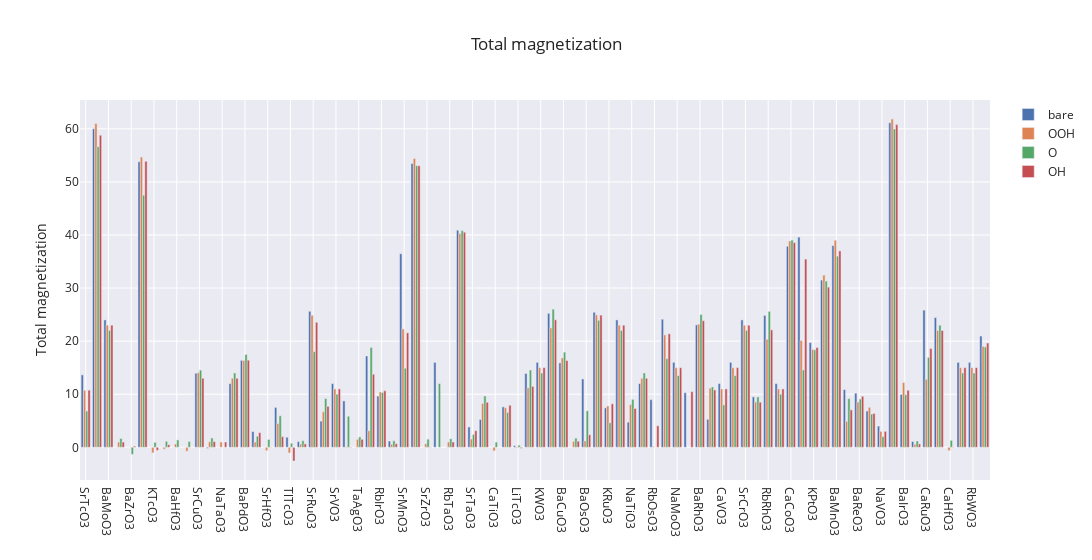

This figure's notebook cell:
### Code cell
# Total magnetization
trace1 = go.Bar(x = df['formula'], y = df['bare_mag'], name = 'bare')
trace2 = go.Bar(x = df['formula'], y = df['OOH_mag'], name = 'OOH')
trace3 = go.Bar(x = df['formula'], y = df['O_mag'], name = 'O')
trace4 = go.Bar(x = df['formula'], y = df['OH_mag'], name = 'OH')


data = [trace1, trace2,trace3, trace4]
layout = go.Layout(title = 'Total magnetization',template = 'seaborn', width = 2000, yaxis = {'title':'Total magnetization'})
fig = go.Figure(data = data, layout = layout)
#pyo.plot(fig, image = 'png', image_filename ='plot_image')
fig.show()

### Figure 1 — Plotly figure (JSON) as saved in the notebook; plotly's stock layout.template omitted (floating-point values rounded to 4 significant figures)
{"data": [{"name": "bare", "type": "bar", "x": ["SrTcO3", "BaFeO3", "BaMoO3", "KTaO3", "BaZrO3", "SrFeO3", "KTcO3", "NaTcO3", "BaHfO3", "SrTiO3", "SrCuO3", "KNbO3", "NaTaO3", "BaScO3", "BaPdO3", "BaTaO3", "SrHfO3", "NaOsO3", "TlTcO3", "KReO3", "SrRuO3", "KHfO3", "SrVO3", "KOsO3", "TaAgO3", "SrNiO3", "RbIrO3", "NaReO3", "SrMnO3", "CaFeO3", "SrZrO3", "NaWO3", "RbTaO3", "SrCoO3", "SrTaO3", "KZrO3", "CaTiO3", "NaRuO3", "LiTcO3", "SrPdO3", "KWO3", "KRhO3", "BaCuO3", "RbNbO3", "BaOsO3", "BaRuO3", "KRuO3", "SrMoO3", "NaTiO3", "SrScO3", "RbOsO3", "SrRhO3", "NaMoO3", "SrOsO3", "BaRhO3", "BaPtO3", "CaVO3", "KMoO3", "SrCrO3", "SrAgO3", "RbRhO3", "BaVO3", "CaCoO3", "CaMnO3", "KPtO3", "BaNiO3", "BaMnO3", "SrReO3", "BaReO3", "SrIrO3", "NaVO3", "NaFeO3", "BaIrO3", "RbReO3", "CaRuO3", "RbPdO3", "CaHfO3", "TlWO3", "RbWO3", "RbPtO3"], "y": [13.64, 59.99, 24, 0, 0, 53.8, 0, 0.01, 0, 0, 13.96, -0.19, 0.001, 12, 16.38, 2.961, 0, 7.513, 1.901, 1.071, 25.62, 4.932, 12, 8.741, -0.001, 17.21, 9.654, 1.179, 36.47, 53.46, 0, 16, 0, 40.89, 3.837, 5.241, 0, 7.614, 0.296, 13.91, 16, 25.24, 15.9, -0.001, 12.88, 25.43, 7.424, 24, 4.732, 12, 8.972, 24.13, 16, 10.28, 23.06, 5.274, 12, 16, 24, 9.5, 24.84, 12, 37.87, 39.6, 19.72, 31.49, 38, 10.87, 10.19, 6.834, 4, 61.14, 9.947, 1.075, 25.84, 24.44, 0, 16, 16, 20.96]}, {"name": "OOH", "type": "bar", "x": ["SrTcO3", "BaFeO3", "BaMoO3", "KTaO3", "BaZrO3", "SrFeO3", "KTcO3", "NaTcO3", "BaHfO3", "SrTiO3", "SrCuO3", "KNbO3", "NaTaO3", "BaScO3", "BaPdO3", "BaTaO3", "SrHfO3", "NaOsO3", "TlTcO3", "KReO3", "SrRuO3", "KHfO3", "SrVO3", "KOsO3", "TaAgO3", "SrNiO3", "RbIrO3", "NaReO3", "SrMnO3", "CaFeO3", "SrZrO3", "NaWO3", "RbTaO3", "SrCoO3", "SrTaO3", "KZrO3", "CaTiO3", "NaRuO3", "LiTcO3", "SrPdO3", "KWO3", "KRhO3", "BaCuO3", "RbNbO3", "BaOsO3", "BaRuO3", "KRuO3", "SrMoO3", "NaTiO3", "SrScO3", "RbOsO3", "SrRhO3", "NaMoO3", "SrOsO3", "BaRhO3", "BaPtO3", "CaVO3", "KMoO3", "SrCrO3", "SrAgO3", "RbRhO3", "BaVO3", "CaCoO3", "CaMnO3", "KPtO3", "BaNiO3", "BaMnO3", "SrReO3", "BaReO3", "SrIrO3", "NaVO3", "NaFeO3", "BaIrO3", "RbReO3", "CaRuO3", "RbPdO3", "CaHfO3", "TlWO3", "RbWO3", "RbPtO3"], "y": [10.74, 60.98, 23, 0.989, -0.002, 54.68, -1.053, -0.345, 0.629, -0.736, 14.04, 1.036, 0.997, 13, 16.34, 0.992, -0.629, 4.478, -1.063, 0.594, 24.88, 6.686, 11, 0.114, 1.503, 3.112, 10.42, 0.598, 22.3, 54.4, 0.659, "NaN", 0.993, 40.26, 1.566, 8.241, -0.684, 7.448, -0.11, 11.2, 15, 22.5, 16.83, 1.109, 1.199, 24.94, 7.791, 23, 8.033, 13, 0.131, 21.17, 14.99, "NaN", 23.19, 11.15, 11, 14.99, 23, 8.522, 20.36, 11, 38.87, 20.12, 18.44, 32.45, 39.0, 4.864, 8.523, 7.542, 3, 61.85, 12.21, 0.57, 12.81, 22, -0.627, 15, 15, 19.01]}, {"name": "O", "type": "bar", "x": ["SrTcO3", "BaFeO3", "BaMoO3", "KTaO3", "BaZrO3", "SrFeO3", "KTcO3", "NaTcO3", "BaHfO3", "SrTiO3", "SrCuO3", "KNbO3", "NaTaO3", "BaScO3", "BaPdO3", "BaTaO3", "SrHfO3", "NaOsO3", "TlTcO3", "KReO3", "SrRuO3", "KHfO3", "SrVO3", "KOsO3", "TaAgO3", "SrNiO3", "RbIrO3", "NaReO3", "SrMnO3", "CaFeO3", "SrZrO3", "NaWO3", "RbTaO3", "SrCoO3", "SrTaO3", "KZrO3", "CaTiO3", "NaRuO3", "LiTcO3", "SrPdO3", "KWO3", "KRhO3", "BaCuO3", "RbNbO3", "BaOsO3", "BaRuO3", "KRuO3", "SrMoO3", "NaTiO3", "SrScO3", "RbOsO3", "SrRhO3", "NaMoO3", "SrOsO3", "BaRhO3", "BaPtO3", "CaVO3", "KMoO3", "SrCrO3", "SrAgO3", "RbRhO3", "BaVO3", "CaCoO3", "CaMnO3", "KPtO3", "BaNiO3", "BaMnO3", "SrReO3", "BaReO3", "SrIrO3", "NaVO3", "NaFeO3", "BaIrO3", "RbReO3", "CaRuO3", "RbPdO3", "CaHfO3", "TlWO3", "RbWO3", "RbPtO3"], "y": [6.83, 56.64, 22, 1.665, -1.331, 47.49, 0.934, 1.126, 1.393, 1.079, 14.54, 1.765, -0.001, 14, 17.48, 2.088, 1.478, 5.937, 0.757, 1.25, 18.01, 9.185, 10, 5.848, 1.957, 18.81, 10.32, 1.234, 14.88, 53.06, 1.528, 12, 1.602, 40.82, 2.415, 9.662, 0.982, 6.558, 0.391, 14.56, 14, 26.02, 17.92, 1.739, 6.867, 23.92, 4.61, 22, 9.037, 14, "NaN", 16.7, 13.5, "NaN", 25.0, 11.37, 8, 13.5, 22, 9.5, 25.6, 10, 39.03, 14.56, 18.36, 31.32, 36, 9.173, 9.093, 6.252, 2.008, 59.98, 9.913, 1.184, 16.93, 23, 1.301, 14, 14, 18.9]}, {"name": "OH", "type": "bar", "x": ["SrTcO3", "BaFeO3", "BaMoO3", "KTaO3", "BaZrO3", "SrFeO3", "KTcO3", "NaTcO3", "BaHfO3", "SrTiO3", "SrCuO3", "KNbO3", "NaTaO3", "BaScO3", "BaPdO3", "BaTaO3", "SrHfO3", "NaOsO3", "TlTcO3", "KReO3", "SrRuO3", "KHfO3", "SrVO3", "KOsO3", "TaAgO3", "SrNiO3", "RbIrO3", "NaReO3", "SrMnO3", "CaFeO3", "SrZrO3", "NaWO3", "RbTaO3", "SrCoO3", "SrTaO3", "KZrO3", "CaTiO3", "NaRuO3", "LiTcO3", "SrPdO3", "KWO3", "KRhO3", "BaCuO3", "RbNbO3", "BaOsO3", "BaRuO3", "KRuO3", "SrMoO3", "NaTiO3", "SrScO3", "RbOsO3", "SrRhO3", "NaMoO3", "SrOsO3", "BaRhO3", "BaPtO3", "CaVO3", "KMoO3", "SrCrO3", "SrAgO3", "RbRhO3", "BaVO3", "CaCoO3", "CaMnO3", "KPtO3", "BaNiO3", "BaMnO3", "SrReO3", "BaReO3", "SrIrO3", "NaVO3", "NaFeO3", "BaIrO3", "RbReO3", "CaRuO3", "RbPdO3", "CaHfO3", "TlWO3", "RbWO3", "RbPtO3"], "y": [10.77, 58.79, 23, 0.991, 0.216, 53.89, -0.566, 0.48, 0.002, 0.001, 13.01, 1.066, 0.997, 13, 16.41, 2.758, -0.063, 2.003, -2.579, 0.643, 23.55, 7.71, 11, -0.079, 1.506, 13.76, 10.66, 0.674, 21.57, 53.04, 0.059, "NaN", 0.999, 40.52, 3.124, 8.483, 0, 7.917, -0.181, 11.47, 15, 24.02, 16.34, 1.16, 2.354, 24.9, 8.2, 23, 7.308, 13, 4.054, 21.39, 15, 10.49, 23.85, 10.81, 11, 15, 23, 8.498, 22.12, 11, 38.55, 35.46, 18.81, 30.18, 37, 7.049, 9.607, 6.382, 3, 60.79, 10.75, 0.637, 18.61, 22, 0.059, 15, 15, 19.65]}], "layout": {"title": {"text": "Total magnetization"}, "width": 2000, "yaxis": {"title": {"text": "Total magnetization"}}}}
